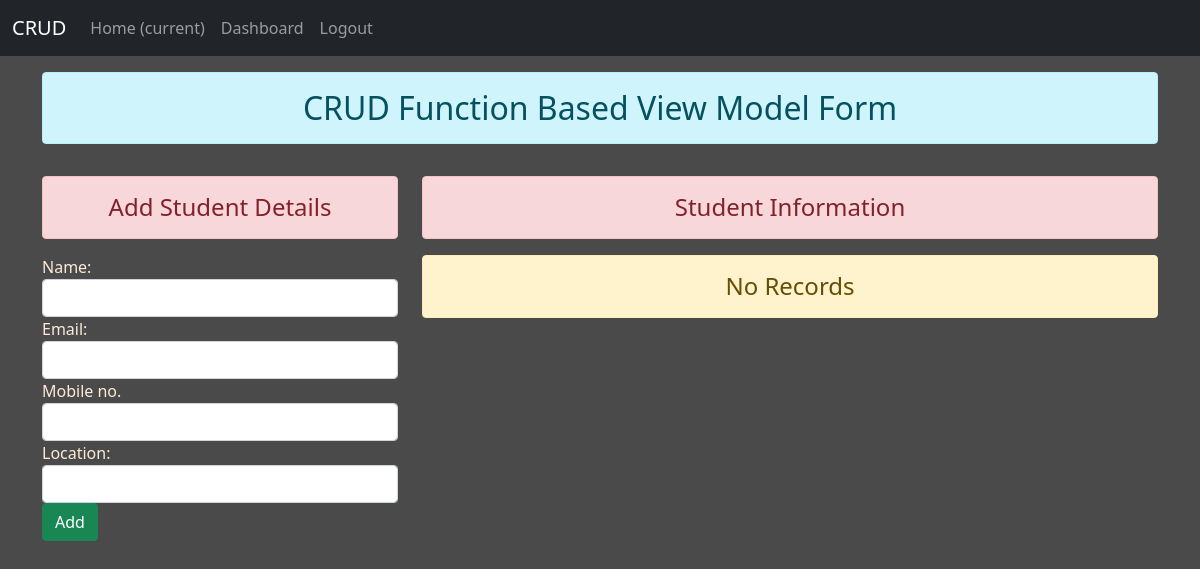
Page /dashboard/ (signed in) on the earlier database version.
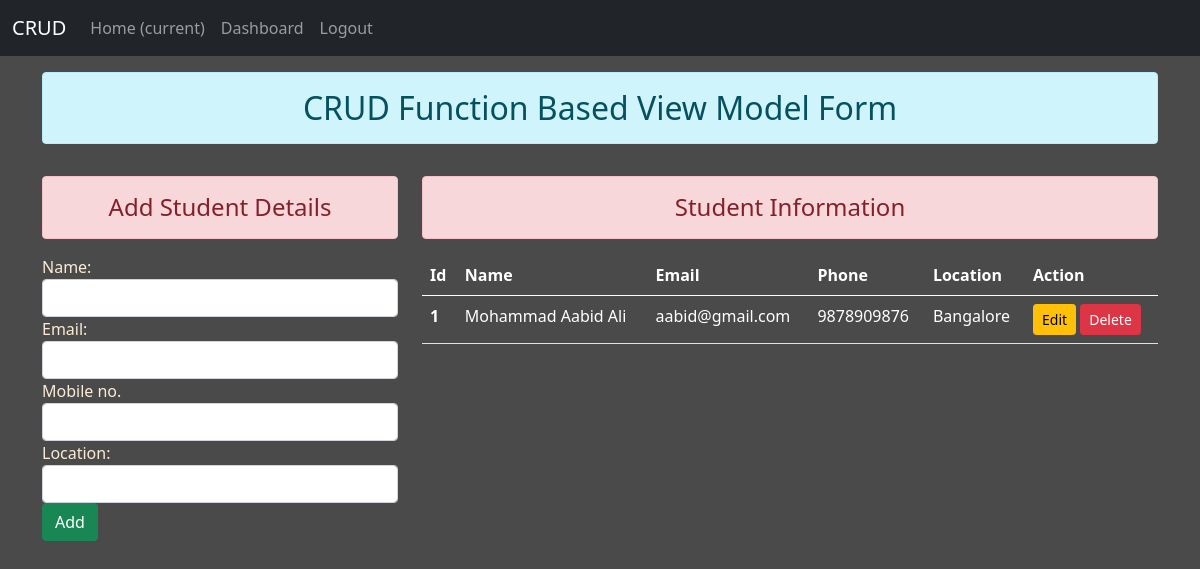
Same page on the later database version.
### student/models.py (models this page shows)
class Student_user(models.Model):
    name = models.CharField(max_length=20)
    email = models.EmailField(max_length=25)
    phone = models.IntegerField()
    location = models.CharField(max_length=20)

### student/views.py (the view)
# urls.py: path('dashboard/', views.dashboard, name='dashboard'),
def dashboard(request):
    if request.user.is_authenticated:
        if request.method == 'POST':
            form = Student(request.POST)
            if form.is_valid():
                form.save()
                form = Student()
                messages.success(request, 'Student Added Successfully')
        else:
            form = Student()
        stu = Student_user.objects.all()
        return render(request, 'student/dashboard.html', {'form':form, 'fm':stu})
    else:
        return HttpResponseRedirect('/login/')

### student/forms.py
class Student(forms.ModelForm):
    class Meta:
        model = Student_user
        fields = ['name', 'email', 'phone', 'location']
        labels = {'name':'Name', 'email':'Email', 'phone':'Mobile no.','location':'Location'}
        widgets = {
            'name':forms.TextInput(attrs={'class':'form-control'}),
            'email':forms.EmailInput(attrs={'class':'form-control'}),
            'phone':forms.NumberInput(attrs={'class':'form-control'}),
            'location':forms.TextInput(attrs={'class':'form-control'}),
        }

### student/templates/student/dashboard.html (shortened to what this page needs)
{% extends 'student/base.html' %}
{% load static %}
{% block content %}
<h2 class="text-center my-3 alert alert-info">CRUD Function Based View Model Form</h2>
<div class="row">
<div class="col-sm-4">
    <h4 class="alert alert-danger text-center my-3">Add Student Details </h4>
    <form action="" method="post" novalidate>
        {% for st in form %}
        <div class="form-group">
            {{st.label_tag}} {{st}} <small class="text-warning">{{st.errors|striptags}}</small>
        </div>
        {% endfor %}
        <input class="btn btn-success" type="submit" value="Add">
    </form>
</div>
<div class="col-sm-8">
    <h4 class="alert alert-danger my-3 text-center">Student Information</h4>
    {% if fm %}
        <table class="table text-white">
            <thead>
              <tr>
                <th  scope="col">Id</th>
                <th  scope="col">Name</th>
                <th  scope="col">Email</th>
                <th  scope="col">Phone</th>
                <th  scope="col">Location</th>
                <th  scope="col">Action</th>
              </tr>
            </thead>
            <tbody>
            {% for stu in fm %}
              <tr>
                <th scope="row">{{stu.id}}</th>
                <td >{{stu.name}}</td>
                <td >{{stu.email}}</td>
                <td >{{stu.phone}}</td>
                <td >{{stu.location}}</td>
                <td>
                    <a href="{% url 'update' stu.id %}" class="btn btn-warning btn-sm">Edit</a>
                    {% if perms.student.delete_data %}
                    <form action="{% url 'delete' stu.id %}" method="post" class="d-inline" >{% csrf_token %}
                    <input  type="submit" value="Delete" class="btn btn-danger btn-sm">
                    </form>
                    {% endif %}
                </td>
              </tr>
            {% endfor %}
            </tbody>
          </table>
        {% else %}
        <h4 class="text-center alert alert-warning">No Records</h4>
        {% endif %}
</div>
</div>
{% endblock content %}

### student/templates/student/base.html (shortened to what this page needs)
<!DOCTYPE html>
{% load static %}
<html lang="en">
<head>
    <link rel="stylesheet" href="{% static 'student/css/bootstrap.css' %}">
    <link rel="stylesheet" href="{% static 'student/css/style.css' %}">
</head>
<body>
    <div class="container-fluid bg-dark">
        {% include 'student/navbar.html' %}
    </div>
    <div class="container">
            {% block content %}
            {% endblock content %}
    </div>
</body>
</html>

### student/templates/student/navbar.html (shortened to what this page needs)
<nav class="navbar navbar-expand-lg navbar-dark bg-dark">
    <a class="navbar-brand" href="/">CRUD</a>
    <div class="collapse navbar-collapse" id="navbarNavAltMarkup">
      <div class="navbar-nav">
        <a class="nav-link" href="/">Home <span class="sr-only">(current)</span></a>
        {% if request.user.is_authenticated %}
        <a class="nav-link" href="{% url 'dashboard' %}">Dashboard</a>
        <a class="nav-link" href="{% url 'logout' %}">Logout</a>
        {% else %}
        <a class="nav-link" href="{% url 'login' %}">Login</a>
        <a class="nav-link" href="{% url 'signup' %}">Sign Up</a>
        {% endif %}
      </div>
    </div>
  </nav>

### student/static/student/css/style.css (style rules this page uses)
body { background-color: rgb(75, 74, 74); color: antiquewhite; }

Differences in the rows shown:
added Student_user: id "1", name "Mohammad Aabid Ali", email "aabid@gmail.com", phone "9878909876", location "Bangalore"
Other differences:
text no longer shown: "No Records"
text now shown: "Id Name Email Phone Location Action"
